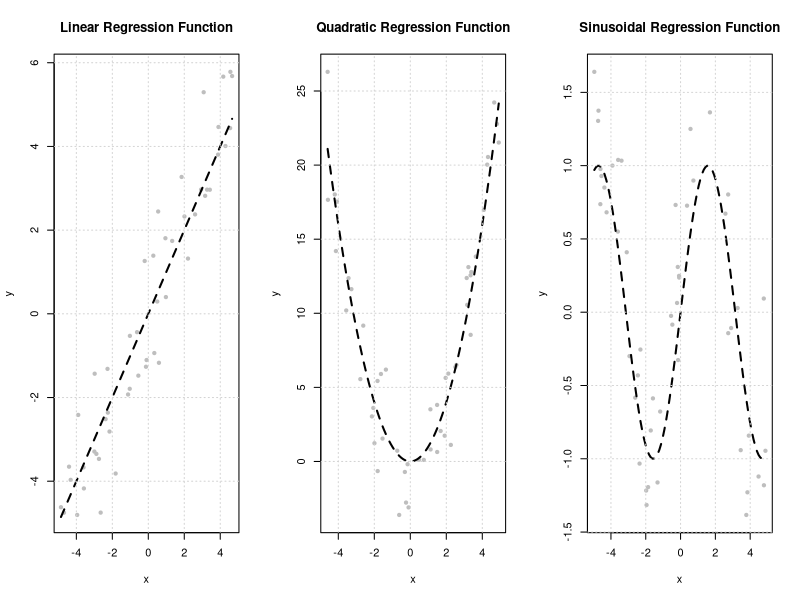
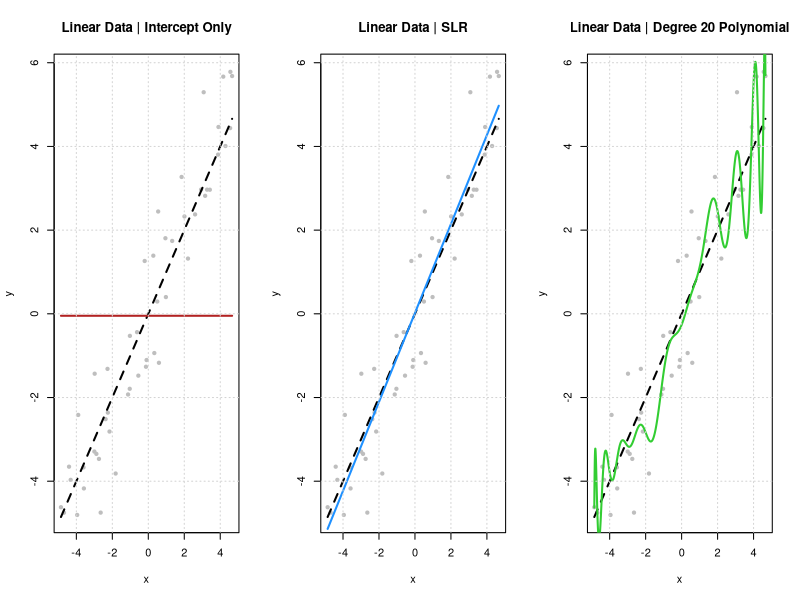
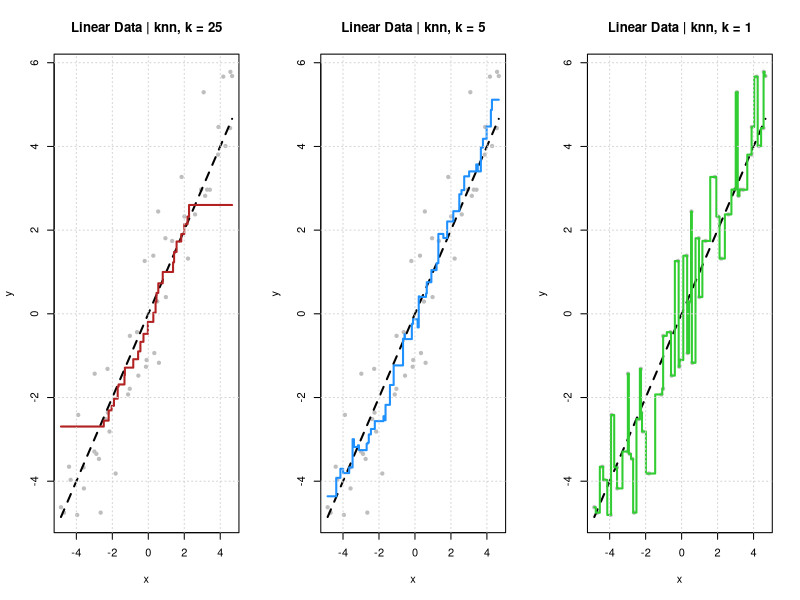
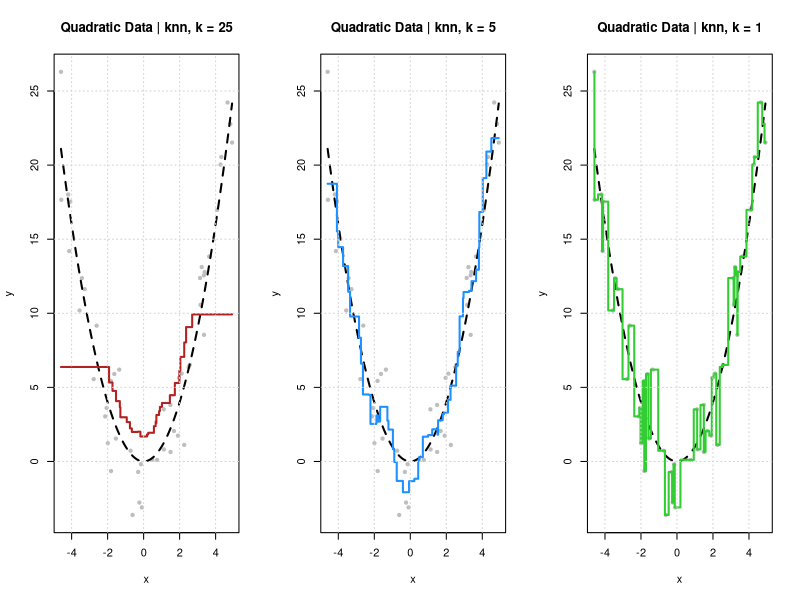
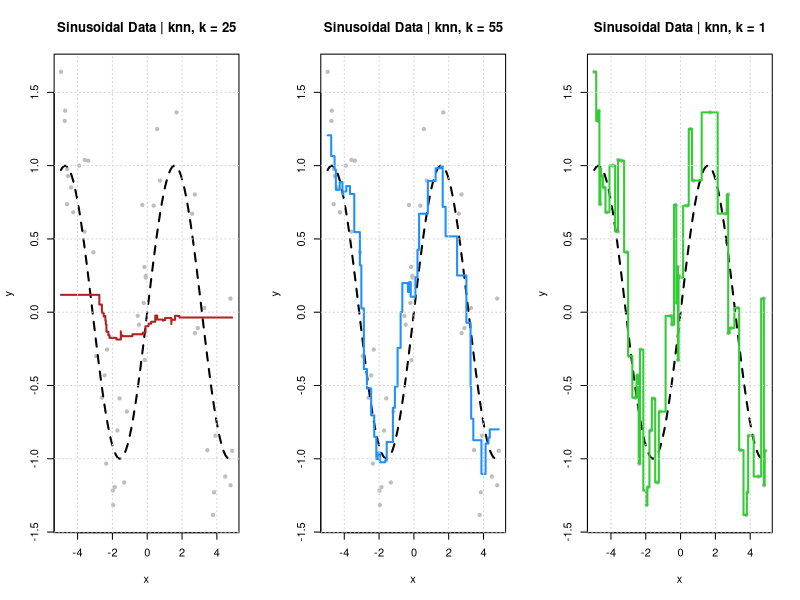
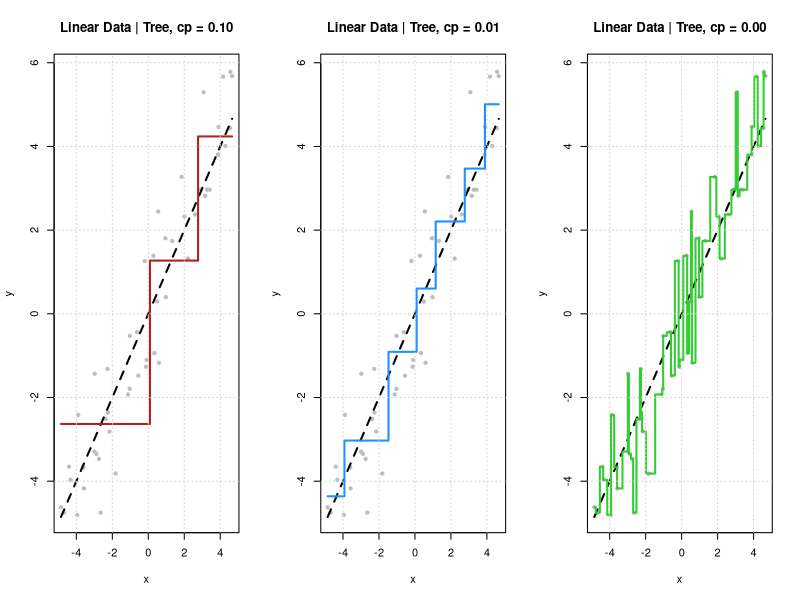
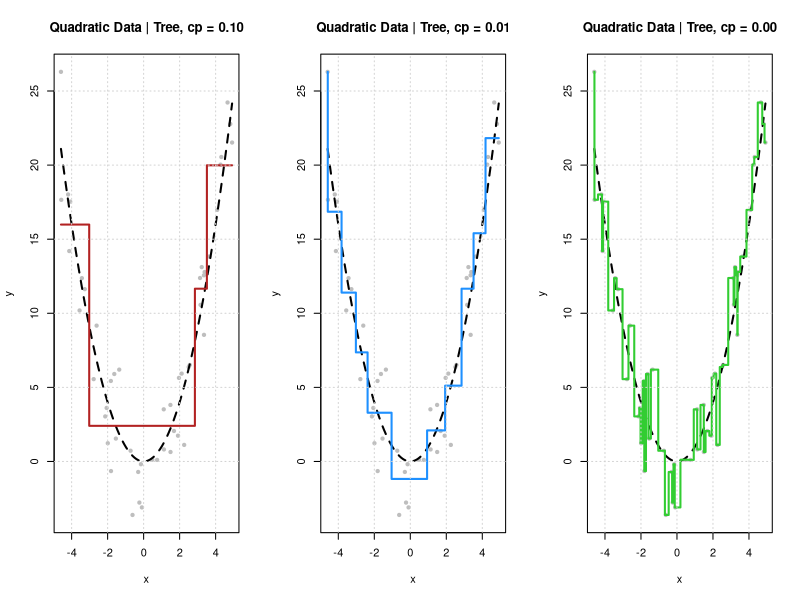
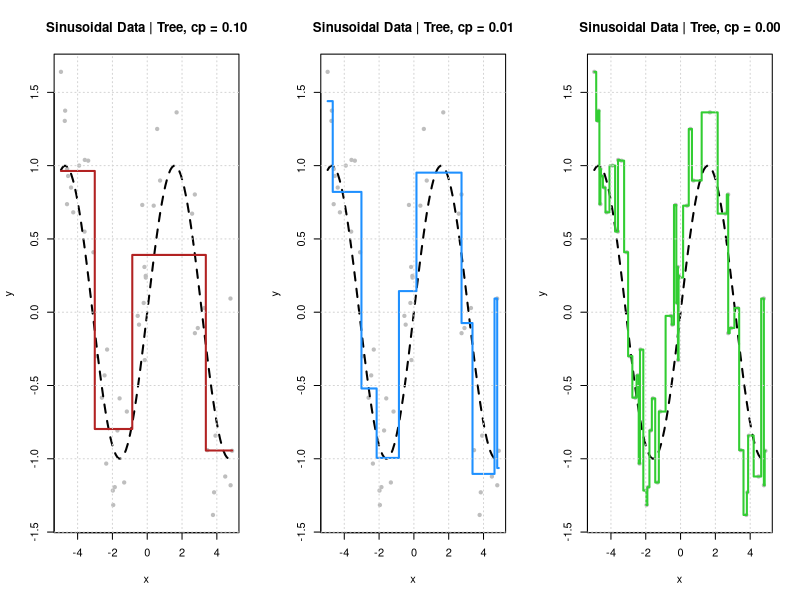

Here is the R script that generated these plots, in order:
## ---- chunk 1
knitr::opts_chunk$set(cache = TRUE, autodep = TRUE, fig.align = "center")
## ---- chunk 2
library("tidyverse")
library("caret")
library("rpart")
library("knitr")
library("kableExtra")
## ---- chunk 3
line_reg_fun = function(x) {
  x
}
## ---- chunk 4
quad_reg_fun = function(x) {
  x ^ 2
}
## ---- chunk 5
sine_reg_fun = function(x) {
  sin(x)
}
## ---- chunk 6
gen_sim_data = function(f, sample_size = 50, sd = 1) {
  x = runif(n = sample_size, min = -5, max = 5)
  y = rnorm(n = sample_size, mean = f(x), sd = sd)
  tibble::tibble(x = x, y = y)
}
## ---- chunk 7
set.seed(5)
line_data = gen_sim_data(f = line_reg_fun, sample_size = 50, sd = 1.0)
quad_data = gen_sim_data(f = quad_reg_fun, sample_size = 50, sd = 2.0)
sine_data = gen_sim_data(f = sine_reg_fun, sample_size = 50, sd = 0.5)
## ---- chunk 8
set.seed(42)
line_data_unseen = gen_sim_data(f = line_reg_fun, sample_size = 100000, sd = 1.0)
quad_data_unseen = gen_sim_data(f = quad_reg_fun, sample_size = 100000, sd = 2.0)
sine_data_unseen = gen_sim_data(f = sine_reg_fun, sample_size = 100000, sd = 0.5)
## ---- chunk 9
x_grid = tibble(x = seq(-5, 5, by = 0.001))
## ---- chunk 10
par(mfrow = c (1, 3))

plot(line_data, pch = 20, col = "grey",
     main = "Linear Regression Function")
curve(line_reg_fun(x), add = TRUE, lwd = 2, lty = 2)
grid()

plot(quad_data, pch = 20, col = "grey",
     main = "Quadratic Regression Function")
curve(quad_reg_fun(x), add = TRUE, lwd = 2, lty = 2)
grid()

plot(sine_data, pch = 20, col = "grey",
     main = "Sinusoidal Regression Function")
curve(sine_reg_fun(x), add = TRUE, lwd = 2, lty = 2)
grid()
## ---- chunk 11
calc_rmse = function(model, data, response) {
  actual = data[[response]]
  predicted = predict(model, data)
  sqrt(mean((actual - predicted) ^ 2))
}
## ---- chunk 12
lm_line_int = lm(y ~ 1,                    data = line_data)
lm_line_slr = lm(y ~ poly(x, degree = 1),  data = line_data)
lm_line_ply = lm(y ~ poly(x, degree = 20), data = line_data)
## ---- chunk 13
par(mfrow = c(1, 3))

plot(line_data, pch = 20, col = "grey",
     main = "Linear Data | Intercept Only")
curve(line_reg_fun(x), add = TRUE, lwd = 2, lty = 2)
curve(predict(lm_line_int, tibble(x = x)), 
      col = "firebrick", lwd = 2, lty = 1, add = TRUE, n = 10000)
grid()

plot(line_data, pch = 20, col = "grey",
     main = "Linear Data | SLR")
curve(line_reg_fun(x), add = TRUE, lwd = 2, lty = 2)
curve(predict(lm_line_slr, tibble(x = x)),
      col = "dodgerblue", lwd = 2, lty = 1, add = TRUE, n = 10000)
grid()

plot(line_data, pch = 20, col = "grey",
     main = "Linear Data | Degree 20 Polynomial")
curve(line_reg_fun(x), add = TRUE, lwd = 2, lty = 2)
curve(predict(lm_line_ply, tibble(x = x)),
      col = "limegreen", lwd = 2, lty = 1, add = TRUE, n = 10000)
grid()
## ---- chunk 14
knn_line_25 = knnreg(y ~ x, data = line_data, k = 25)
knn_line_05 = knnreg(y ~ x, data = line_data, k = 5)
knn_line_01 = knnreg(y ~ x, data = line_data, k = 1)
## ---- chunk 15
calc_dist = function(p1, p2) {
  sqrt(sum((p1 - p2) ^ 2))
}
## ---- chunk 16
line_data %>% 
  mutate(dist = purrr::map_dbl(x, calc_dist, p2 = 0)) %>% 
  top_n(dist, n = -5) %>% 
  pull(y) %>% 
  mean()
## ---- chunk 17
predict(knn_line_05, data.frame(x = 0))
## ---- chunk 18
par(mfrow = c(1, 3))

plot(line_data, pch = 20, col = "grey",
     main = "Linear Data | knn, k = 25")
curve(line_reg_fun(x), add = TRUE, lwd = 2, lty = 2)
curve(predict(knn_line_25, tibble(x = x)), 
      col = "firebrick", lwd = 2, lty = 1, add = TRUE, n = 10000)
grid()

plot(line_data, pch = 20, col = "grey",
     main = "Linear Data | knn, k = 5")
curve(line_reg_fun(x), add = TRUE, lwd = 2, lty = 2)
curve(predict(knn_line_05, tibble(x = x)),
      col = "dodgerblue", lwd = 2, lty = 1, add = TRUE, n = 10000)
grid()

plot(line_data, pch = 20, col = "grey",
     main = "Linear Data | knn, k = 1")
curve(line_reg_fun(x), add = TRUE, lwd = 2, lty = 2)
curve(predict(knn_line_01, tibble(x = x)),
      col = "limegreen", lwd = 2, lty = 1, add = TRUE, n = 10000)
grid()
## ---- chunk 19
knn_line_trn_rmse = c(
  calc_rmse(model = knn_line_25, data = line_data, response = "y"),
  calc_rmse(model = knn_line_05, data = line_data, response = "y"),
  calc_rmse(model = knn_line_01, data = line_data, response = "y"))

knn_line_tst_rmse = c(
  calc_rmse(model = knn_line_25, data = line_data_unseen, response = "y"),
  calc_rmse(model = knn_line_05, data = line_data_unseen, response = "y"),
  calc_rmse(model = knn_line_01, data = line_data_unseen, response = "y"))

tibble(k = c(25, 5, 1),
       "Train RMSE" = round(knn_line_trn_rmse, 3),
       "Test RMSE" = round(knn_line_tst_rmse, 3)) %>%
  kable %>% 
  kable_styling("striped", full_width = FALSE)
## ---- chunk 20
knn_quad_25 = knnreg(y ~ x, data = quad_data, k = 25)
knn_quad_05 = knnreg(y ~ x, data = quad_data, k = 5)
knn_quad_01 = knnreg(y ~ x, data = quad_data, k = 1)
## ---- chunk 21
par(mfrow = c(1, 3))

plot(quad_data, pch = 20, col = "grey",
     main = "Quadratic Data | knn, k = 25")
curve(quad_reg_fun(x), add = TRUE, lwd = 2, lty = 2)
curve(predict(knn_quad_25, tibble(x = x)), 
      col = "firebrick", lwd = 2, lty = 1, add = TRUE, n = 10000)
grid()

plot(quad_data, pch = 20, col = "grey",
     main = "Quadratic Data | knn, k = 5")
curve(quad_reg_fun(x), add = TRUE, lwd = 2, lty = 2)
curve(predict(knn_quad_05, tibble(x = x)),
      col = "dodgerblue", lwd = 2, lty = 1, add = TRUE, n = 10000)
grid()

plot(quad_data, pch = 20, col = "grey",
     main = "Quadratic Data | knn, k = 1")
curve(quad_reg_fun(x), add = TRUE, lwd = 2, lty = 2)
curve(predict(knn_quad_01, tibble(x = x)),
      col = "limegreen", lwd = 2, lty = 1, add = TRUE, n = 10000)
grid()
## ---- chunk 22
knn_quad_trn_rmse = c(
  calc_rmse(model = knn_quad_25, data = quad_data, response = "y"),
  calc_rmse(model = knn_quad_05, data = quad_data, response = "y"),
  calc_rmse(model = knn_quad_01, data = quad_data, response = "y"))

knn_quad_tst_rmse = c(
  calc_rmse(model = knn_quad_25, data = quad_data_unseen, response = "y"),
  calc_rmse(model = knn_quad_05, data = quad_data_unseen, response = "y"),
  calc_rmse(model = knn_quad_01, data = quad_data_unseen, response = "y"))

tibble(k = c(25, 5, 1),
       "Train RMSE" = round(knn_quad_trn_rmse, 3),
       "Test RMSE" = round(knn_quad_tst_rmse, 3)) %>%
  kable %>% 
  kable_styling("striped", full_width = FALSE)
## ---- chunk 23
knn_sine_25 = knnreg(y ~ x, data = sine_data, k = 25)
knn_sine_05 = knnreg(y ~ x, data = sine_data, k = 5)
knn_sine_01 = knnreg(y ~ x, data = sine_data, k = 1)
## ---- chunk 24
par(mfrow = c(1, 3))

plot(sine_data, pch = 20, col = "grey",
     main = "Sinusoidal Data | knn, k = 25")
curve(sine_reg_fun(x), add = TRUE, lwd = 2, lty = 2)
curve(predict(knn_sine_25, tibble(x = x)), 
      col = "firebrick", lwd = 2, lty = 1, add = TRUE, n = 10000)
grid()

plot(sine_data, pch = 20, col = "grey",
     main = "Sinusoidal Data | knn, k = 55")
curve(sine_reg_fun(x), add = TRUE, lwd = 2, lty = 2)
curve(predict(knn_sine_05, tibble(x = x)),
      col = "dodgerblue", lwd = 2, lty = 1, add = TRUE, n = 10000)
grid()

plot(sine_data, pch = 20, col = "grey",
     main = "Sinusoidal Data | knn, k = 1")
curve(sine_reg_fun(x), add = TRUE, lwd = 2, lty = 2)
curve(predict(knn_sine_01, tibble(x = x)),
      col = "limegreen", lwd = 2, lty = 1, add = TRUE, n = 10000)
grid()
## ---- chunk 25
knn_sine_trn_rmse = c(
  calc_rmse(model = knn_sine_25, data = sine_data, response = "y"),
  calc_rmse(model = knn_sine_05, data = sine_data, response = "y"),
  calc_rmse(model = knn_sine_01, data = sine_data, response = "y"))

knn_sine_tst_rmse = c(
  calc_rmse(model = knn_sine_25, data = sine_data_unseen, response = "y"),
  calc_rmse(model = knn_sine_05, data = sine_data_unseen, response = "y"),
  calc_rmse(model = knn_sine_01, data = sine_data_unseen, response = "y"))

tibble(k = c(25, 5, 1),
       "Train RMSE" = round(knn_sine_trn_rmse, 3),
       "Test RMSE" = round(knn_sine_tst_rmse, 3)) %>%
  kable %>% 
  kable_styling("striped", full_width = FALSE)
## ---- chunk 26
tree_line_010 = rpart(y ~ x, data = line_data, cp = 0.10, minsplit = 2)
tree_line_001 = rpart(y ~ x, data = line_data, cp = 0.01, minsplit = 2)
tree_line_000 = rpart(y ~ x, data = line_data, cp = 0.00, minsplit = 2)
## ---- chunk 27
par(mfrow = c(1, 3))

plot(line_data, pch = 20, col = "grey",
     main = "Linear Data | Tree, cp = 0.10")
curve(line_reg_fun(x), add = TRUE, lwd = 2, lty = 2)
curve(predict(tree_line_010, tibble(x = x)), 
      col = "firebrick", lwd = 2, lty = 1, add = TRUE, n = 10000)
grid()

plot(line_data, pch = 20, col = "grey",
     main = "Linear Data | Tree, cp = 0.01")
curve(line_reg_fun(x), add = TRUE, lwd = 2, lty = 2)
curve(predict(tree_line_001, tibble(x = x)),
      col = "dodgerblue", lwd = 2, lty = 1, add = TRUE, n = 10000)
grid()

plot(line_data, pch = 20, col = "grey",
     main = "Linear Data | Tree, cp = 0.00")
curve(line_reg_fun(x), add = TRUE, lwd = 2, lty = 2)
curve(predict(tree_line_000, tibble(x = x)),
      col = "limegreen", lwd = 2, lty = 1, add = TRUE, n = 10000)
grid()
## ---- chunk 28
tree_line_trn_rmse = c(
  calc_rmse(model = tree_line_010, data = line_data, response = "y"),
  calc_rmse(model = tree_line_001, data = line_data, response = "y"),
  calc_rmse(model = tree_line_000, data = line_data, response = "y"))

tree_line_tst_rmse = c(
  calc_rmse(model = tree_line_010, data = line_data_unseen, response = "y"),
  calc_rmse(model = tree_line_001, data = line_data_unseen, response = "y"),
  calc_rmse(model = tree_line_000, data = line_data_unseen, response = "y"))

tibble(k = c(25, 5, 1),
       "Train RMSE" = round(tree_line_trn_rmse, 3),
       "Test RMSE" = round(tree_line_tst_rmse, 3)) %>%
  kable %>% 
  kable_styling("striped", full_width = FALSE)
## ---- chunk 29
tree_quad_010 = rpart(y ~ x, data = quad_data, cp = 0.10, minsplit = 2)
tree_quad_001 = rpart(y ~ x, data = quad_data, cp = 0.01, minsplit = 2)
tree_quad_000 = rpart(y ~ x, data = quad_data, cp = 0.00, minsplit = 2)
## ---- chunk 30
par(mfrow = c(1, 3))

plot(quad_data, pch = 20, col = "grey",
     main = "Quadratic Data | Tree, cp = 0.10")
curve(quad_reg_fun(x), add = TRUE, lwd = 2, lty = 2)
curve(predict(tree_quad_010, tibble(x = x)), 
      col = "firebrick", lwd = 2, lty = 1, add = TRUE, n = 10000)
grid()

plot(quad_data, pch = 20, col = "grey",
     main = "Quadratic Data | Tree, cp = 0.01")
curve(quad_reg_fun(x), add = TRUE, lwd = 2, lty = 2)
curve(predict(tree_quad_001, tibble(x = x)),
      col = "dodgerblue", lwd = 2, lty = 1, add = TRUE, n = 10000)
grid()

plot(quad_data, pch = 20, col = "grey",
     main = "Quadratic Data | Tree, cp = 0.00")
curve(quad_reg_fun(x), add = TRUE, lwd = 2, lty = 2)
curve(predict(tree_quad_000, tibble(x = x)),
      col = "limegreen", lwd = 2, lty = 1, add = TRUE, n = 10000)
grid()
## ---- chunk 31
tree_quad_trn_rmse = c(
  calc_rmse(model = tree_quad_010, data = quad_data, response = "y"),
  calc_rmse(model = tree_quad_001, data = quad_data, response = "y"),
  calc_rmse(model = tree_quad_000, data = quad_data, response = "y"))

tree_quad_tst_rmse = c(
  calc_rmse(model = tree_quad_010, data = quad_data_unseen, response = "y"),
  calc_rmse(model = tree_quad_001, data = quad_data_unseen, response = "y"),
  calc_rmse(model = tree_quad_000, data = quad_data_unseen, response = "y"))

tibble(k = c(25, 5, 1),
       "Train RMSE" = round(tree_quad_trn_rmse, 3),
       "Test RMSE" = round(tree_quad_tst_rmse, 3)) %>%
  kable %>% 
  kable_styling("striped", full_width = FALSE)
## ---- chunk 32
tree_sine_010 = rpart(y ~ x, data = sine_data, cp = 0.10, minsplit = 2)
tree_sine_001 = rpart(y ~ x, data = sine_data, cp = 0.01, minsplit = 2)
tree_sine_000 = rpart(y ~ x, data = sine_data, cp = 0.00, minsplit = 2)
## ---- chunk 33
par(mfrow = c(1, 3))

plot(sine_data, pch = 20, col = "grey",
     main = "Sinusoidal Data | Tree, cp = 0.10")
curve(sine_reg_fun(x), add = TRUE, lwd = 2, lty = 2)
curve(predict(tree_sine_010, tibble(x = x)), 
      col = "firebrick", lwd = 2, lty = 1, add = TRUE, n = 10000)
grid()

plot(sine_data, pch = 20, col = "grey",
     main = "Sinusoidal Data | Tree, cp = 0.01")
curve(sine_reg_fun(x), add = TRUE, lwd = 2, lty = 2)
curve(predict(tree_sine_001, tibble(x = x)),
      col = "dodgerblue", lwd = 2, lty = 1, add = TRUE, n = 10000)
grid()

plot(sine_data, pch = 20, col = "grey",
     main = "Sinusoidal Data | Tree, cp = 0.00")
curve(sine_reg_fun(x), add = TRUE, lwd = 2, lty = 2)
curve(predict(tree_sine_000, tibble(x = x)),
      col = "limegreen", lwd = 2, lty = 1, add = TRUE, n = 10000)
grid()
## ---- chunk 34
tree_sine_trn_rmse = c(
  calc_rmse(model = tree_sine_010, data = sine_data, response = "y"),
  calc_rmse(model = tree_sine_001, data = sine_data, response = "y"),
  calc_rmse(model = tree_sine_000, data = sine_data, response = "y"))

tree_sine_tst_rmse = c(
  calc_rmse(model = tree_sine_010, data = sine_data_unseen, response = "y"),
  calc_rmse(model = tree_sine_001, data = sine_data_unseen, response = "y"),
  calc_rmse(model = tree_sine_000, data = sine_data_unseen, response = "y"))

tibble(k = c(25, 5, 1),
       "Train RMSE" = round(tree_sine_trn_rmse, 3),
       "Test RMSE" = round(tree_sine_tst_rmse, 3)) %>%
  kable %>% 
  kable_styling("striped", full_width = FALSE)
## ---- chunk 35
calc_rmse = function(model, data, response) {
  actual = data[[response]]
  predicted = predict(model, data)
  sqrt(mean((actual - predicted) ^ 2))
}
## ---- chunk 36
# define a data generating process
gen = function() {
  x = runif(100)
  y = 2 * x + rnorm(100)
  tibble(x, y)
}

# generate and check data
df = gen()

# define midpoint calculation
calc_midpoints = function(x) {
  x = sort(x)
  x[-length(x)] + diff(x) / 2
}

# calculate midpoints
mids = with(df, calc_midpoints(x))

# calculate mse for a proposed split
calc_mse_split = function(df, cut) {
  
  left  = dplyr::filter(df, x < cut)
  right = dplyr::filter(df, x > cut)
  
  mse_left  = with(left,  sum((y - mean(y)) ^ 2))
  mse_right = with(right, sum((y - mean(y)) ^ 2))
  
  mse_left + mse_right
  
}

# calculate mse for each possible split, find best
which.min(purrr::map_dbl(mids, calc_mse_split, df = df))
